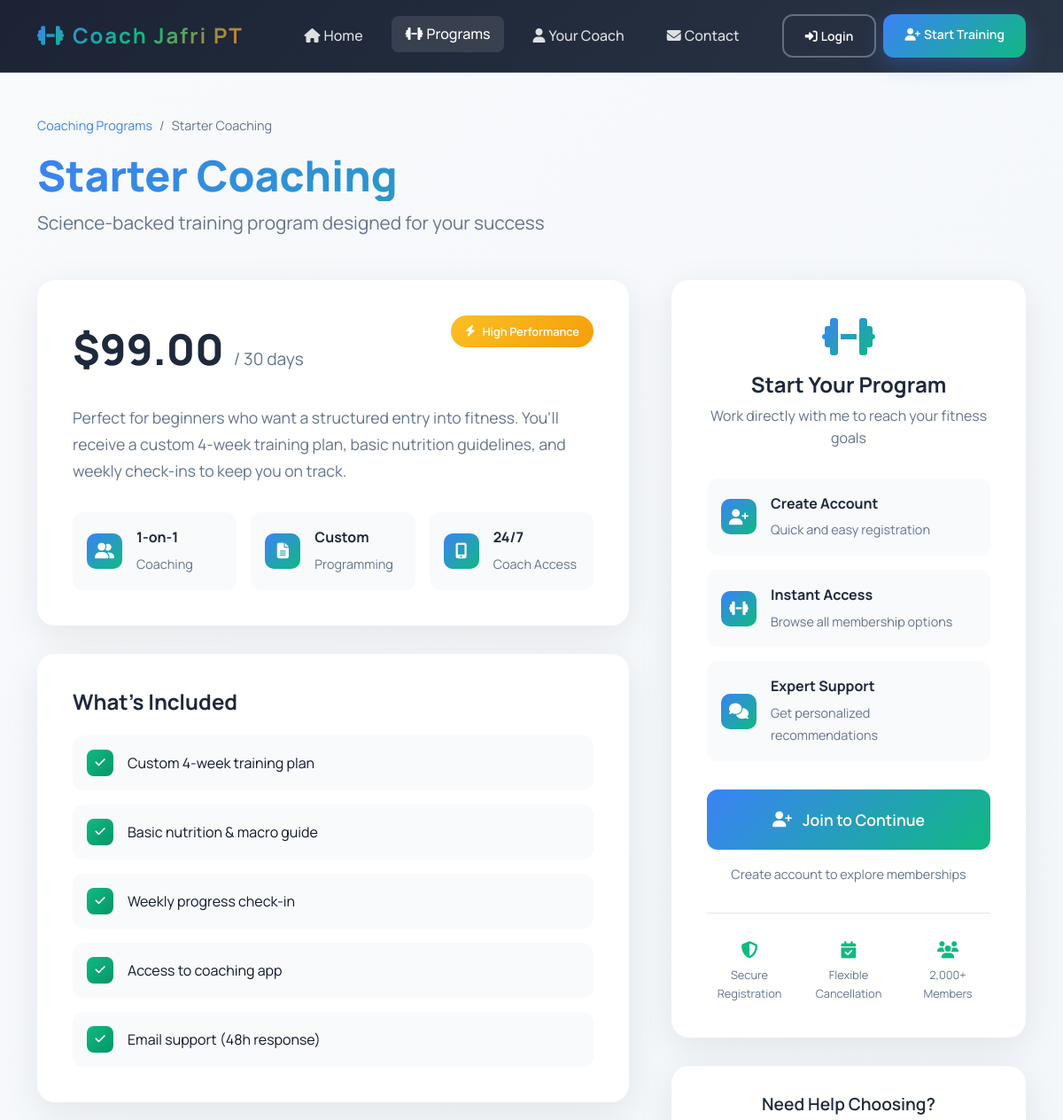
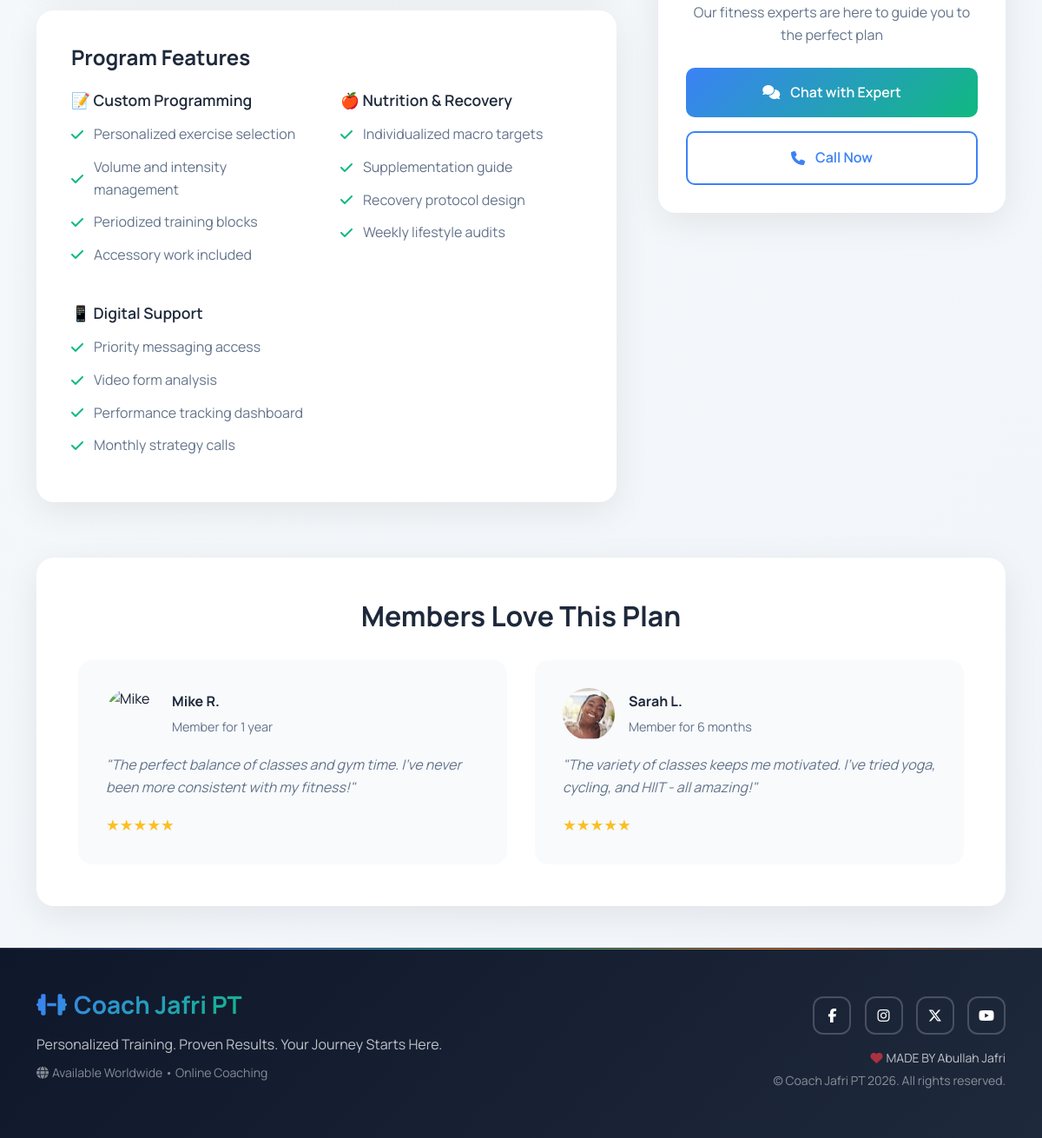
The app's page /memberships/starter-coaching/ with its own data (2 pictures, top to bottom).
### memberships/models.py (models this page shows, shortened)
class MembershipPlan(models.Model):
    BILLING_CYCLE_CHOICES = [
        ("monthly", "Monthly"),
        ("quarterly", "Quarterly"),
        ("yearly", "Yearly"),
    ]
    name = models.CharField(max_length=100)
    slug = models.SlugField(unique=True)
    description = models.TextField(blank=True)
    price = models.DecimalField(max_digits=8, decimal_places=2)
    duration_days = models.PositiveIntegerField(default=30)
    billing_cycle = models.CharField(
        max_length=20, choices=BILLING_CYCLE_CHOICES, default="monthly"
    )
    is_active = models.BooleanField(default=True)
    featured = models.BooleanField(default=False)
    class Meta:
        ordering = ["price"]

class MembershipBenefit(models.Model):
    plan = models.ForeignKey(
        MembershipPlan, related_name="benefits", on_delete=models.CASCADE
    )
    text = models.CharField(max_length=255)
    highlight = models.BooleanField(default=False)

### memberships/views.py (the view)
# urls.py: path("<slug:slug>/", views.MembershipPlanDetailView.as_view(), name="plan_detail"),
class MembershipPlanDetailView(DetailView):
    template_name = "memberships/plan_detail.html"
    model = MembershipPlan
    slug_field = "slug"
    slug_url_kwarg = "slug"
    context_object_name = "plan"

### core/context_processors.py (called while the page is built)
def site_settings(_request):
    return {
        "SITE_NAME": settings.SITE_NAME,
        "SITE_TAGLINE": settings.SITE_TAGLINE,
        "STRIPE_PUBLISHABLE_KEY": settings.STRIPE_PUBLISHABLE_KEY,
    }

### templates/memberships/plan_detail.html (shortened to what this page needs)
{% extends "base.html" %}
{% load static %}
{% block content %}
<section class="plan-detail-section">
  <div class="container">
    <div class="plan-header">
      <div class="breadcrumb">
        <a href="{% url 'memberships:plan_list' %}">Coaching Programs</a>
        <span>/</span>
        <span>{{ plan.name }}</span>
      </div>
      <h1>{{ plan.name }}</h1>
      <p class="plan-subtitle">Science-backed training program designed for your success</p>
    </div>
    <div class="plan-content">
      <div class="plan-main">
        <div class="plan-highlights">
          <div class="price-section">
            <div class="price-tag">
              <span class="amount">${{ plan.price }}</span>
              <span class="period">/ {{ plan.duration_days }} days</span>
            </div>
            <div class="price-badge">
              <i class="fas fa-bolt"></i>
              High Performance
            </div>
          </div>
          <p class="plan-description">
            {{ plan.description|default:"This comprehensive coaching program provides everything you need to reach your peak potential. Includes personalized programming, regular technical reviews, and direct support to ensure you stay on the right track." }}
          </p>
          <div class="plan-stats">
            <div class="stat">
              <i class="fas fa-user-friends"></i>
              <div>
                <span class="value">1-on-1</span>
                <span class="label">Coaching</span>
              </div>
            </div>
            <div class="stat">
              <i class="fas fa-file-alt"></i>
              <div>
                <span class="value">Custom</span>
                <span class="label">Programming</span>
              </div>
            </div>
            <div class="stat">
              <i class="fas fa-mobile-alt"></i>
              <div>
                <span class="value">24/7</span>
                <span class="label">Coach Access</span>
              </div>
            </div>
          </div>
        </div>
        <div class="benefits-section">
          <h2>What's Included</h2>
          <div class="benefits-grid">
            {% for benefit in plan.benefits.all %}
            <div class="benefit-item">
              <div class="benefit-icon">
                <i class="fas fa-check"></i>
              </div>
              <span>{{ benefit.text }}</span>
            </div>
            {% endfor %}
          </div>
        </div>
        <div class="features-section">
          <h2>Program Features</h2>
          <div class="features-list">
            <div class="feature-category">
              <h3>📝 Custom Programming</h3>
              <ul>
                <li><i class="fas fa-check"></i> Personalized exercise selection</li>
                <li><i class="fas fa-check"></i> Volume and intensity management</li>
                <li><i class="fas fa-check"></i> Periodized training blocks</li>
                <li><i class="fas fa-check"></i> Accessory work included</li>
              </ul>
            </div>
            <div class="feature-category">
              <h3>🍎 Nutrition & Recovery</h3>
              <ul>
                <li><i class="fas fa-check"></i> Individualized macro targets</li>
                <li><i class="fas fa-check"></i> Supplementation guide</li>
                <li><i class="fas fa-check"></i> Recovery protocol design</li>
                <li><i class="fas fa-check"></i> Weekly lifestyle audits</li>
              </ul>
            </div>
            <div class="feature-category">
              <h3>📱 Digital Support</h3>
              <ul>
                <li><i class="fas fa-check"></i> Priority messaging access</li>
                <li><i class="fas fa-check"></i> Video form analysis</li>
                <li><i class="fas fa-check"></i> Performance tracking dashboard</li>
                <li><i class="fas fa-check"></i> Monthly strategy calls</li>
              </ul>
            </div>
          </div>
        </div>
      </div>
      <div class="plan-sidebar">
        <div class="cta-card">
          <div class="cta-header">
            <i class="fas fa-dumbbell"></i>
            <h3>Start Your Program</h3>
            <p>Work directly with me to reach your fitness goals</p>
          </div>
          <div class="cta-content">
            {% if user.is_authenticated %}
            <div class="cta-benefits">
              <div class="benefit">
                <i class="fas fa-clipboard-list"></i>
                <div>
                  <strong>Strategy Session</strong>
                  <span>We'll design your path to success</span>
                </div>
              </div>
              <div class="benefit">
                <i class="fas fa-clock"></i>
                <div>
                  <strong>Direct Response</strong>
                  <span>I'll reach out within 2 hours</span>
                </div>
              </div>
              <div class="benefit">
                <i class="fas fa-chart-line"></i>
                <div>
                  <strong>Expert Guidance</strong>
                  <span>Professional physical assessment</span>
                </div>
              </div>
            </div>
            <a href="{% url 'memberships:subscribe' plan.slug %}" class="cta-button primary">
              <i class="fas fa-paper-plane"></i>
              Request Program Access
            </a>
            <p class="cta-note">I'll personally help you get started</p>
            {% else %}
            <div class="cta-benefits">
              <div class="benefit">
                <i class="fas fa-user-plus"></i>
                <div>
                  <strong>Create Account</strong>
                  <span>Quick and easy registration</span>
                </div>
              </div>
              <div class="benefit">
                <i class="fas fa-dumbbell"></i>
                <div>
                  <strong>Instant Access</strong>
                  <span>Browse all membership options</span>
                </div>
              </div>
              <div class="benefit">
                <i class="fas fa-comments"></i>
                <div>
                  <strong>Expert Support</strong>
                  <span>Get personalized recommendations</span>
                </div>
              </div>
            </div>
            <a href="{% url 'accounts:register' %}" class="cta-button primary">
              <i class="fas fa-user-plus"></i>
              Join to Continue
            </a>
            <p class="cta-note">Create account to explore memberships</p>
            {% endif %}
          </div>
          <div class="trust-indicators">
            <div class="trust-item">
              <i class="fas fa-shield-alt"></i>
              <span>Secure Registration</span>
            </div>
            <div class="trust-item">
              <i class="fas fa-calendar-check"></i>
              <span>Flexible Cancellation</span>
            </div>
            <div class="trust-item">
              <i class="fas fa-users"></i>
              <span>2,000+ Members</span>
            </div>
          </div>
        </div>
        <div class="support-card">
          <h4>Need Help Choosing?</h4>
          <p>Our fitness experts are here to guide you to the perfect plan</p>
          <div class="support-options">
            <a href="{% url 'core:contact' %}" class="support-button">
              <i class="fas fa-comments"></i>
              Chat with Expert
            </a>
            <a href="tel:5551234567" class="support-button outline">
              <i class="fas fa-phone"></i>
              Call Now
            </a>
          </div>
        </div>
      </div>
    </div>
    <div class="success-preview">
      <h2>Members Love This Plan</h2>
      <div class="testimonials-grid">
        <div class="testimonial">
          <div class="member-info">
            <img src="https://images.unsplash.com/photo-1472099645785-5658abf4ff4e?w=100&h=100&fit=crop&crop=face" alt="Mike">
            <div>
              <strong>Mike R.</strong>
              <span>Member for 1 year</span>
            </div>
          </div>
          <p>"The perfect balance of classes and gym time. I've never been more consistent with my fitness!"</p>
          <div class="rating">★★★★★</div>
        </div>
        <div class="testimonial">
          <div class="member-info">
            <img src="{% static 'img/sarah_girl_por.jpeg' %}" alt="Sarah">
            <div>
              <strong>Sarah L.</strong>
              <span>Member for 6 months</span>
            </div>
          </div>
          <p>"The variety of classes keeps me motivated. I've tried yoga, cycling, and HIIT - all amazing!"</p>
          <div class="rating">★★★★★</div>
        </div>
      </div>
    </div>
  </div>
</section>
{% endblock content %}

### static/css/gymfit.css (style rules this page uses)
:root { --color-surface: #ffffff; --color-surface-muted: #f8fafc; --color-surface-dark: #0f172a; --color-text-primary: #0f172a; --color-text-secondary: #475569; --color-text-muted: #64748b; --color-text-light: #94a3b8; --color-primary: #2563eb; --color-primary-dark: #1d4ed8; --color-primary-light: #3b82f6; --color-accent: #10b981; --color-accent-dark: #059669; --color-warm: #f97316; --color-warm-dark: #ea580c; --gradient-brand: linear-gradient(135deg, #2563eb 0%, #10b981 50%, #f97316 100%); --gradient-subtle: linear-gradient(135deg, rgba(37, 99, 235, 0.1) 0%, rgba(16, 185, 129, 0.1) 50%, rgba(249, 115, 22, 0.1) 100%); }
body { font-family: "Manrope", "Poppins", "Helvetica Neue", Arial, sans-serif; color: var(--color-text-primary); background-color: #f8fafc; line-height: 1.6; }

### records on screen
MembershipPlan: name "Starter Coaching", price "99.00", duration_days "30", description "Perfect for beginners who want a structured entry into fitness. You'll receive a custom 4-week training plan, basic nutrition guidelines, and weekly check-ins to keep you on track."
MembershipBenefit: text "Custom 4-week training plan"
MembershipBenefit: text "Basic nutrition & macro guide"
MembershipBenefit: text "Weekly progress check-in"
MembershipBenefit: text "Access to coaching app"
MembershipBenefit: text "Email support (48h response)"

### other values on screen
{{ SITE_NAME }} "Coach Jafri PT"
{{ SITE_TAGLINE }} "Personalized Training. Proven Results. Your Journey Starts Here."
